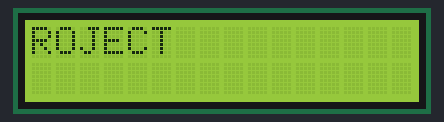
This sketch was run on a simulated Arduino Uno, built with avr-gcc and run on an emulated ATmega328P. Shown: 16×2 character LCD. What the sketch prints to the serial monitor is not drawn.

Above: at 0.1 s.
At 9.1 s:
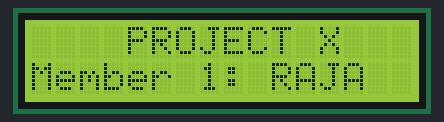
At 13.3 s:
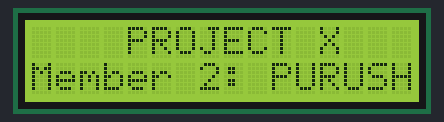
At 17.5 s:
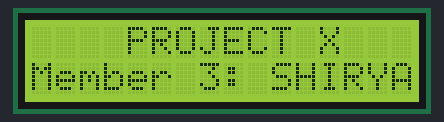
At 25.9 s:
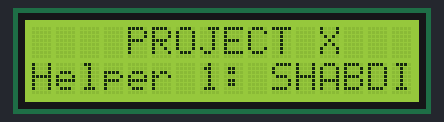
At 34.3 s:
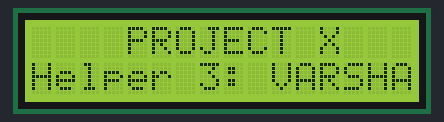

The sketch:

displaycoding.ino
```cpp
#include <Wire.h>
#include <LiquidCrystal_I2C.h>

// Initialize the LCD with I2C address
LiquidCrystal_I2C lcd(0x27, 16, 2);

String mainMembers[] = {"RAJA", "PURUSHAAN", "SHIRYANSH", "HAMDAN"};
String helpers[] = {"SHABDIKA", "ABHAY", "VARSHA"};

void setup() {
  Serial.begin(115200);
  lcd.begin(16, 2);
  lcd.backlight();
  Serial.println("LCD initialized");

  while (true) {
    animateProjectX();   // Show animated "PROJECT X"
    blinkProjectX();     // Blinking effect
    displayMembers("Member", mainMembers, 4);
    displayMembers("Helper", helpers, 3);
  }
}

void loop() {}

// Function to animate "PROJECT X" sliding from left to center
void animateProjectX() {
  lcd.clear();
  for (int i = -8; i <= 4; i++) { // Slide text from left (-8) to center (4)
    lcd.clear();
    lcd.setCursor(i, 0);
    lcd.print("PROJECT");
    lcd.setCursor(i + 2, 1);
    lcd.print("X");
    delay(200);
  }
  delay(1000); // Pause before next animation
}

// Function to make "PROJECT X" blink 3 times
void blinkProjectX() {
  for (int i = 0; i < 3; i++) {
    lcd.clear();
    delay(300);
    lcd.setCursor(4, 0);
    lcd.print("PROJECT");
    lcd.setCursor(7, 1);
    lcd.print("X");
    delay(400);
  }
  delay(1000);
}

// Function to display members with a sliding effect
void displayMembers(String role, String names[], int count) {
  for (int i = 0; i < count; i++) {
    for (int j = 16; j >= 0; j--) { // Slide text from right to left
      lcd.clear();
      lcd.setCursor(4, 0);
      lcd.print("PROJECT X");
      lcd.setCursor(7, 1);
      lcd.print("");

      lcd.setCursor(j, 1);
      lcd.print(role + " " + String(i+1) + ": " + names[i]);

      delay(100);
    }
    delay(2000); // Display for 2 seconds
  }
}
```

Measured:
- what the display in image 1 shows lasts 2.1 s, from 9.0 s to 11.1 s
